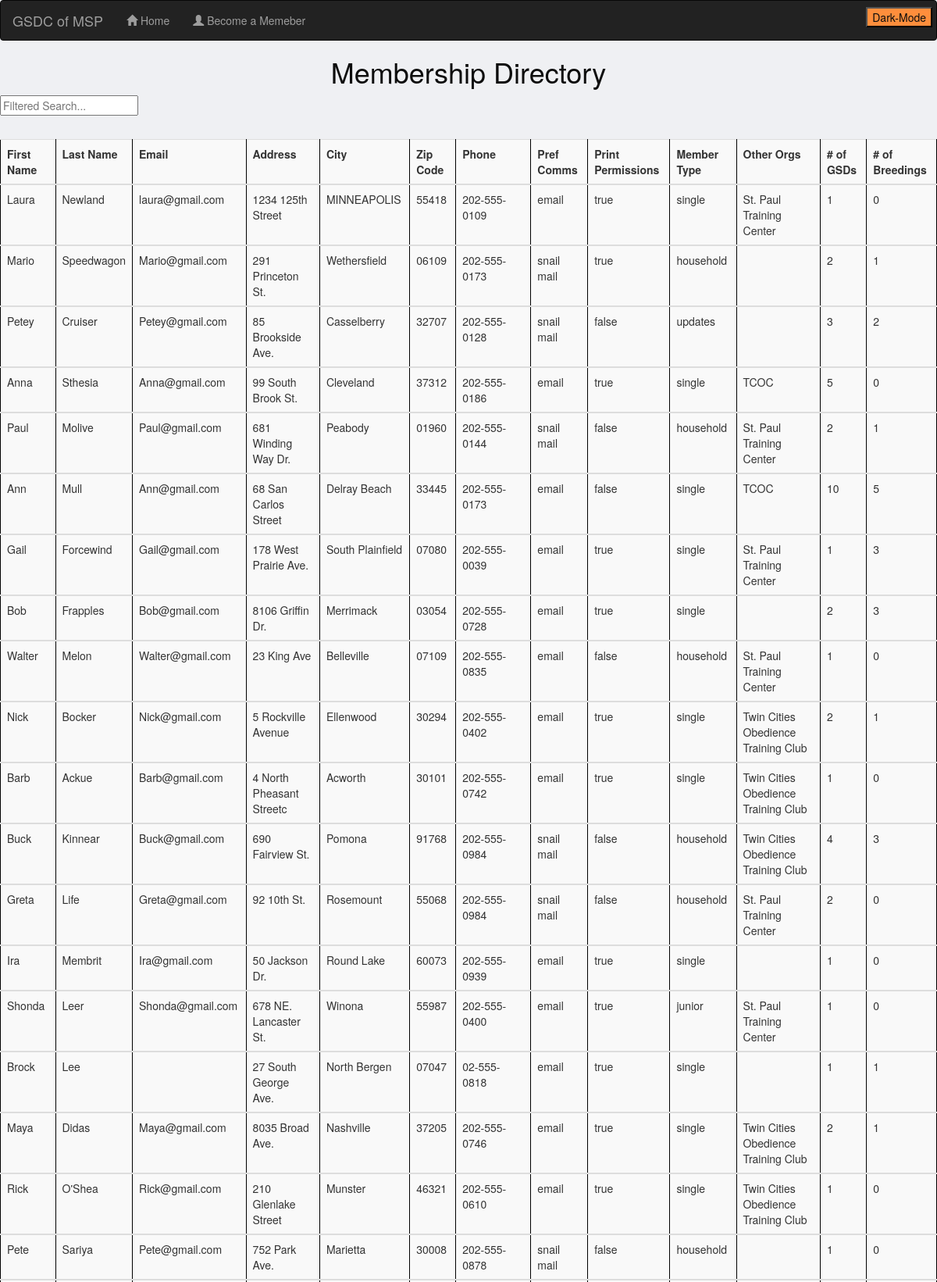
/user (upper part), run on the app's committed database.
### model.py (models this page shows, shortened)
class Users(db.Model, UserMixin):
    __tablename__ = 'users'
    user_id = db.Column(db.Integer, primary_key=True, autoincrement=True)
    fname = db.Column(db.String(50), nullable=False)
    lname = db.Column(db.String(50), nullable=False)
    email = db.Column(db.String(100), nullable=False, unique=True)
    address = db.Column(db.String(100), nullable=True)
    city = db.Column(db.String(50), nullable=True)
    zip_code = db.Column(db.String(10), nullable=True)
    phone = db.Column(db.String(15), nullable=True)
    pref_communication = db.Column(db.String(50), nullable=True)
    print_permissions = db.Column(db.String(5), nullable=True)
    password = db.Column(db.String(50), nullable=True)
    member_type = db.Column(db.String(100), nullable=True)
    member_standing = db.Column(db.String(25), default='Good')
    other_orgs = db.Column(db.Text)
    num_of_gsd = db.Column(db.Integer)
    num_breedings = db.Column(db.Integer)

### server.py (the view)
@app.route('/user')
def all_users():
    user = crud.get_all_users()
    return render_template('all_users.html', user=user)

### crud.py (called while the page is built)
def get_all_users():
    return Users.query.all()

### templates/all_users.html (shortened to what this page needs)
{% extends 'base.html' %}
{% block body %}
    <h1>Membership Directory</h1>
        <input id="allSearch" type="text" placeholder="Filtered Search...">
        <table class="table thead-dark table-striped">
          <tr>
              <th>First Name</th>
              <th>Last Name</th>
              <th>Email</th>
              <th>Address</th>
              <th>City</th>
              <th>Zip Code</th>
              <th>Phone</th>
              <th>Pref Comms</th>
              <th>Print Permissions</th>
              <th>Member Type</th>
              <th>Other Orgs</th>
              <th># of GSDs</th>
              <th># of Breedings</th>
          </tr>
            {% for u in user %}
          <tbody id="searchTable">
          <tr>
              <td>{{ u.fname }}</td>
              <td>{{ u.lname }}</th>
              <td>{{ u.email }}</td>
              <td>{{ u.address }}</td>
              <td>{{ u.city }}</td>
              <td>{{ u.zip_code }}</td>
              <td>{{ u.phone }}</td>
              <td>{{ u.pref_communication }}</td>
              <td>{{ u.print_permissions }}</td>
              <td>{{ u.member_type }}</td>
              <td>{{ u.other_orgs }}</td>
              <td>{{ u.num_of_gsd }}</td>
              <td>{{ u.num_breedings }}</td>
          </tr>
          </tbody>
            {% endfor %}
        </table>
{% endblock %}

### static/css/styles.css (style rules this page uses)
body { background-color: #eff0f3; }
.table { width="100%"; cellspacing="0"; cellpadding="0"; border="0"; border: 1.5px solid darkslategray; border-collapse: collapse; margin-left: auto; margin-right: auto; margin-top: 30px; }
th, td { width="100%"; cellspacing="0"; cellpadding="0"; border="0"; border: 1px solid black; border-collapse: collapse; padding: 15px; }
h1 { text-align: center; margin-top: 10px; }

### static/css/login_styles.css (style rules this page uses)
h1, h2, h3 { color: #0d0d0d; }

### data on the page
Users: fname "Laura", lname "Newland", email "laura@gmail.com", address "1234 125th Street", city "MINNEAPOLIS", zip_code "55418", phone "202-555-0109", pref_communication "email", print_permissions "true", member_type "single", other_orgs "St. Paul Training Center", num_of_gsd "1", num_breedings "0"
Users: fname "Mario", lname "Speedwagon", email "Mario@gmail.com", address "291 Princeton St.", city "Wethersfield", zip_code "06109", phone "202-555-0173", pref_communication "snail mail", print_permissions "true", member_type "household", num_of_gsd "2", num_breedings "1"
Users: fname "Petey", lname "Cruiser", email "Petey@gmail.com", address "85 Brookside Ave.", city "Casselberry", zip_code "32707", phone "202-555-0128", pref_communication "snail mail", print_permissions "false", member_type "updates", num_of_gsd "3", num_breedings "2"
Users: fname "Anna", lname "Sthesia", email "Anna@gmail.com", address "99 South Brook St.", city "Cleveland", zip_code "37312", phone "202-555-0186", pref_communication "email", print_permissions "true", member_type "single", other_orgs "TCOC", num_of_gsd "5", num_breedings "0"
Users: fname "Paul", lname "Molive", email "Paul@gmail.com", address "681 Winding Way Dr.", city "Peabody", zip_code "01960", phone "202-555-0144", pref_communication "snail mail", print_permissions "false", member_type "household", other_orgs "St. Paul Training Center", num_of_gsd "2", num_breedings "1"
Users: fname "Ann", lname "Mull", email "Ann@gmail.com", address "68 San Carlos Street", city "Delray Beach", zip_code "33445", phone "202-555-0173", pref_communication "email", print_permissions "false", member_type "single", other_orgs "TCOC", num_of_gsd "10", num_breedings "5"
Users: fname "Gail", lname "Forcewind", email "Gail@gmail.com", address "178 West Prairie Ave.", city "South Plainfield", zip_code "07080", phone "202-555-0039", pref_communication "email", print_permissions "true", member_type "single", other_orgs "St. Paul Training Center", num_of_gsd "1", num_breedings "3"
Users: fname "Bob", lname "Frapples", email "Bob@gmail.com", address "8106 Griffin Dr.", city "Merrimack", zip_code "03054", phone "202-555-0728", pref_communication "email", print_permissions "true", member_type "single", num_of_gsd "2", num_breedings "3"
Users: fname "Walter", lname "Melon", email "Walter@gmail.com", address "23 King Ave", city "Belleville", zip_code "07109", phone "202-555-0835", pref_communication "email", print_permissions "false", member_type "household", other_orgs "St. Paul Training Center", num_of_gsd "1", num_breedings "0"
Users: fname "Nick", lname "Bocker", email "Nick@gmail.com", address "5 Rockville Avenue", city "Ellenwood", zip_code "30294", phone "202-555-0402", pref_communication "email", print_permissions "true", member_type "single", other_orgs "Twin Cities Obedience Training Club", num_of_gsd "2", num_breedings "1"
Users: fname "Barb", lname "Ackue", email "Barb@gmail.com", address "4 North Pheasant Streetc", city "Acworth", zip_code "30101", phone "202-555-0742", pref_communication "email", print_permissions "true", member_type "single", other_orgs "Twin Cities Obedience Training Club", num_of_gsd "1", num_breedings "0"
Users: fname "Buck", lname "Kinnear", email "Buck@gmail.com", address "690 Fairview St.", city "Pomona", zip_code "91768", phone "202-555-0984", pref_communication "snail mail", print_permissions "false", member_type "household", other_orgs "Twin Cities Obedience Training Club", num_of_gsd "4", num_breedings "3"
Users: fname "Greta", lname "Life", email "Greta@gmail.com", address "92 10th St.", city "Rosemount", zip_code "55068", phone "202-555-0984", pref_communication "snail mail", print_permissions "false", member_type "household", other_orgs "St. Paul Training Center", num_of_gsd "2", num_breedings "0"
Users: fname "Ira", lname "Membrit", email "Ira@gmail.com", address "50 Jackson Dr.", city "Round Lake", zip_code "60073", phone "202-555-0939", pref_communication "email", print_permissions "true", member_type "single", num_of_gsd "1", num_breedings "0"
Users: fname "Shonda", lname "Leer", email "Shonda@gmail.com", address "678 NE. Lancaster St.", city "Winona", zip_code "55987", phone "202-555-0400", pref_communication "email", print_permissions "true", member_type "junior", other_orgs "St. Paul Training Center", num_of_gsd "1", num_breedings "0"
Users: fname "Brock", lname "Lee", address "27 South George Ave.", city "North Bergen", zip_code "07047", phone "02-555-0818", pref_communication "email", print_permissions "true", member_type "single", num_of_gsd "1", num_breedings "1"
Users: fname "Maya", lname "Didas", email "Maya@gmail.com", address "8035 Broad Ave.", city "Nashville", zip_code "37205", phone "202-555-0746", pref_communication "email", print_permissions "true", member_type "single", other_orgs "Twin Cities Obedience Training Club", num_of_gsd "2", num_breedings "1"
Users: fname "Rick", lname "O'Shea", email "Rick@gmail.com", address "210 Glenlake Street", city "Munster", zip_code "46321", phone "202-555-0610", pref_communication "email", print_permissions "true", member_type "single", other_orgs "Twin Cities Obedience Training Club", num_of_gsd "1", num_breedings "0"
Users: fname "Pete", lname "Sariya", email "Pete@gmail.com", address "752 Park Ave.", city "Marietta", zip_code "30008", phone "202-555-0878", pref_communication "snail mail", print_permissions "false", member_type "household", num_of_gsd "1", num_breedings "0"
